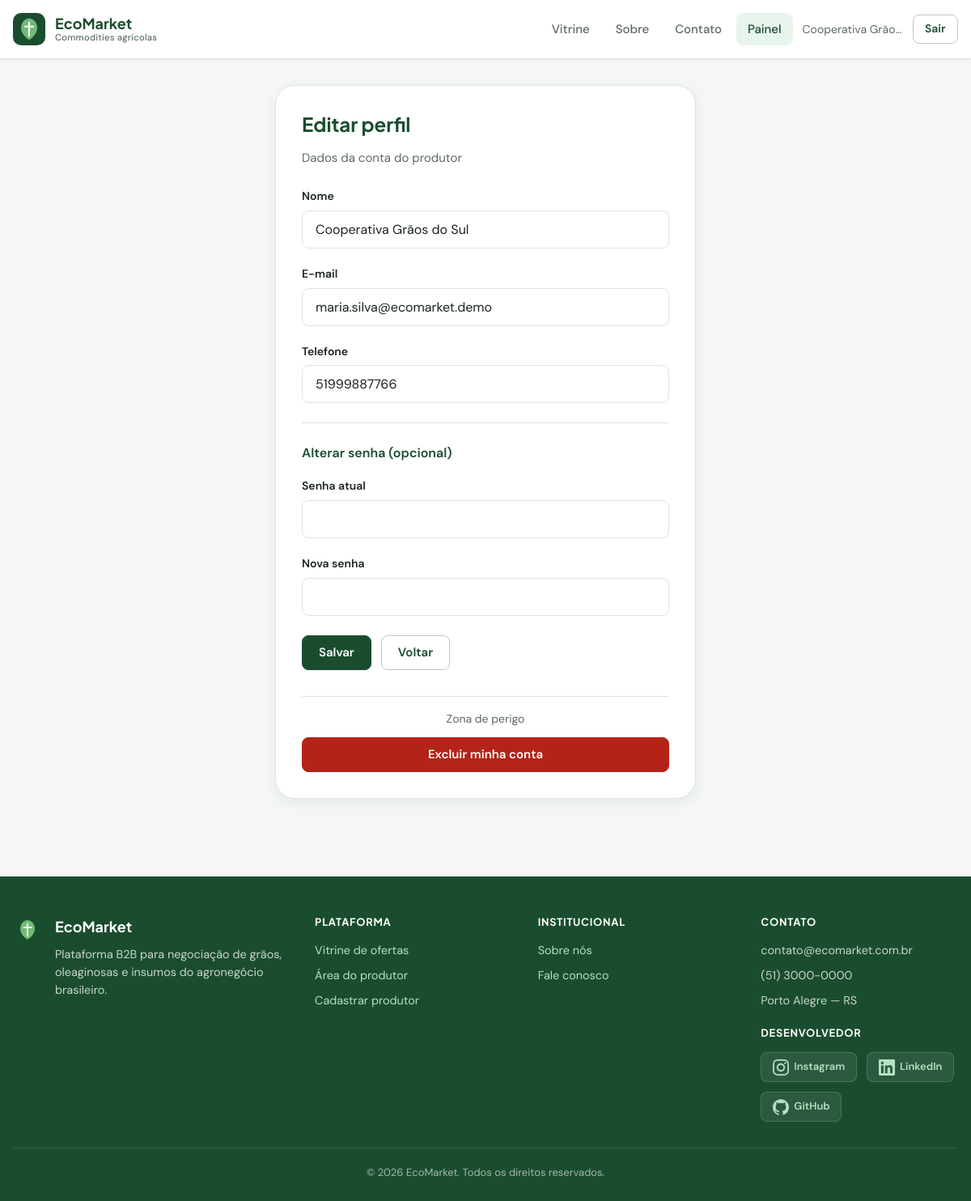
The page /alterarUsuario.php (signed in) on the database its author committed.
### tables this page shows
CREATE TABLE IF NOT EXISTS tbusu (
    id INT PRIMARY KEY AUTO_INCREMENT,
    nome VARCHAR(200) NOT NULL,
    email VARCHAR(200) NOT NULL UNIQUE,
    senha VARCHAR(255) NOT NULL,
    telefone VARCHAR(11) NOT NULL
);

### classes/Usuario.php (called while the page is built, shortened)
<?php
class Usuario  {
    private $conn;
    private $table_name = "tbusu";
    public function __construct($db) {
        $this->conn = $db;
    }
    public function buscarPorId($id) {
        $query = "SELECT * FROM " . $this->table_name . " WHERE id = ?";
        $stmt = $this->conn->prepare($query);
        $stmt->execute([$id]);
        return $stmt->fetch();
    }
}

### alterarUsuario.php (the view, shortened to what this page needs)
<?php
require_once './classes/DataBase.php';
require_once './classes/Usuario.php';
$db = DataBase::getConnection();
$usuario = new Usuario($db);
$dadosUsuario = $usuario->buscarPorId($_SESSION['id']);
require_once 'includes/head.php';
require_once 'includes/navbar.php';
?>
<main class="page-wrap">
    <div class="container container--narrow">
        <div class="form-card">
            <h1>Editar perfil</h1>
            <p class="subtitle">Dados da conta do produtor</p>
            <form method="POST" id="form-alterar">
                <div class="form-group">
                    <label for="nome">Nome</label>
                    <input type="text" class="form-control" name="nome" id="nome" value="<?php echo htmlspecialchars($dadosUsuario['nome'] ?? ''); ?>" required>
                </div>
                <div class="form-group">
                    <label for="email">E-mail</label>
                    <input type="email" class="form-control" name="email" id="email" value="<?php echo htmlspecialchars($dadosUsuario['email'] ?? ''); ?>" required>
                </div>
                <div class="form-group">
                    <label for="telefone">Telefone</label>
                    <input type="tel" class="form-control" name="telefone" id="telefone" maxlength="11" value="<?php echo htmlspecialchars($dadosUsuario['telefone'] ?? ''); ?>" required>
                </div>
                <hr style="border:none;border-top:1px solid var(--color-border);margin:1.5rem 0;">
                <p style="font-weight:600;color:var(--color-primary);margin-bottom:1rem;">Alterar senha (opcional)</p>
                <div class="form-group">
                    <label for="senha_atual">Senha atual</label>
                    <input type="password" class="form-control" name="senha_atual" id="senha_atual">
                </div>
                <div class="form-group">
                    <label for="nova_senha">Nova senha</label>
                    <input type="password" class="form-control" name="nova_senha" id="nova_senha">
                </div>
                <div class="form-actions">
                    <button type="submit" class="btn btn--primary">Salvar</button>
                    <a href="dashboard.php" class="btn btn--ghost">Voltar</a>
                </div>
            </form>
            <hr style="border:none;border-top:1px solid var(--color-border);margin:2rem 0 1rem;">
            <p style="font-size:0.875rem;color:var(--color-text-muted);text-align:center;margin-bottom:0.75rem;">Zona de perigo</p>
            <button type="button" class="btn btn--danger btn--block" id="btn-excluir">Excluir minha conta</button>
        </div>
    </div>
</main>
<?php require_once 'includes/footer.php'; ?>

### styles/theme.css (style rules this page uses)
:root { --color-primary: #1a4d2e; --color-primary-hover: #143d24; --color-secondary: #4f9d69; --color-accent: #c9a227; --color-accent-soft: #f5ecd3; --color-bg: #f4f7f5; --color-surface: #ffffff; --color-surface-elevated: #ffffff; --color-border: #dde5e0; --color-border-strong: #b8c9be; --color-text: #1a2420; --color-text-muted: #5c6b63; --color-text-inverse: #ffffff; --color-success: #2e7d4a; --color-success-bg: #e8f5ec; --color-error: #b42318; --color-error-bg: #fef3f2; --color-warning: #92680a; --font-sans: 'DM Sans', system-ui, -apple-system, sans-serif; --font-display: 'Plus Jakarta Sans', var(--font-sans); --radius-sm: 8px; --radius-md: 12px; --radius-lg: 16px; --radius-xl: 24px; --shadow-sm: 0 1px 2px rgba(26, 36, 32, 0.06); --shadow-md: 0 4px 16px rgba(26, 77, 46, 0.08); --shadow-lg: 0 12px 40px rgba(26, 77, 46, 0.12); --header-h: 72px; --container: 1200px; --transition: 0.2s ease; }
*, *::before, *::after { box-sizing: border-box; }
html { scroll-behavior: smooth; }
body { margin: 0; font-family: var(--font-sans); font-size: 1rem; line-height: 1.6; color: var(--color-text); background: var(--color-bg); -webkit-font-smoothing: antialiased; }
a { color: var(--color-primary); text-decoration: none; transition: color var(--transition); }
h1, h2, h3, h4 { font-family: var(--font-display); line-height: 1.25; margin: 0 0 0.5em; color: var(--color-text); }
.page-wrap { min-height: calc(100vh - var(--header-h)); }
.container { width: min(100% - 2rem, var(--container)); margin-inline: auto; padding-block: 2rem; }
.container--narrow { width: min(100% - 2rem, 520px); }
.btn { display: inline-flex; align-items: center; justify-content: center; gap: 0.5rem; padding: 0.625rem 1.25rem; font-family: var(--font-sans); font-size: 0.9375rem; font-weight: 600; line-height: 1.4; border-radius: var(--radius-sm); border: 1px solid transparent; cursor: pointer; transition: all var(--transition); text-decoration: none; }
.btn--primary { background: var(--color-primary); color: var(--color-text-inverse); border-color: var(--color-primary); }
.btn--ghost { background: transparent; color: var(--color-primary); border-color: var(--color-border-strong); }
.btn--danger { background: var(--color-error); color: #fff; border-color: var(--color-error); }
.btn--block { width: 100%; }
.form-group { margin-bottom: 1.25rem; }
.form-group label { display: block; margin-bottom: 0.4rem; font-size: 0.875rem; font-weight: 600; color: var(--color-text); }
.form-control, input[type="text"], input[type="email"], input[type="password"], input[type="tel"], input[type="file"], select, textarea { width: 100%; padding: 0.75rem 1rem; font-family: inherit; font-size: 1rem; color: var(--color-text); background: var(--color-surface); border: 1px solid var(--color-border); border-radius: var(--radius-sm); transition: border-color var(--transition), box-shadow var(--transition); }
.page-form .form-card { background: var(--color-surface); border: 1px solid var(--color-border); border-radius: var(--radius-xl); padding: 2rem; box-shadow: var(--shadow-md); }
.page-form .form-card h1 { font-size: 1.5rem; color: var(--color-primary); margin-bottom: 0.25rem; }
.page-form .form-card .subtitle { color: var(--color-text-muted); margin-bottom: 1.5rem; font-size: 0.9375rem; }
.form-actions { display: flex; gap: 0.75rem; flex-wrap: wrap; margin-top: 1.5rem; }

### rows shown on the page
tbusu: nome "Cooperativa Grãos do Sul", email "maria.silva@ecomarket.demo", telefone "51999887766"

### other values the page prints
$userName "Cooperativa Grão…"
